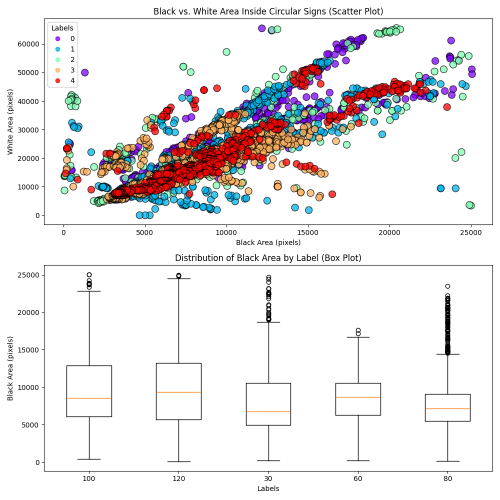
#> input picture src/black_white_scatter_boxplot.png, 1000 x 1000 px, given as the content of the folder :/Users/Blast/Desktop/Machine Learning/opecvtutorials/images, which was not available (shown at 1/2 size)
$ python shape_counter_V2.py
#> lines starting #> are read from the running program, lines starting #| are printed output that depends on the picture; after the words box and inside, x2 and y2 are one past the last pixel; in counts of white or black regions, pixels touching at a corner belong together; pictures that were not available may be replaced by others from this repository, and a replacement may not be noted
#> further down, img is the input picture: shape (1000, 1000, 3); mean B, G, R 234.6, 233.9, 236.6
import sys

import cv2
import os
import glob
import imutils

def shape_counter(img_path):
    # Initialize counters for each shape
#> called with img_path = '_only/black_white_scatter_boxplot.png'
    total_shapes = 0
    total_circles = 0
    total_squares = 0
    total_triangles = 0
    total_rectangles = 0

    # Load the input image
   # img_path = r'C:\Users\Blast\Desktop\Machine Learning\opecvtutorials\images\100sign.jpg'
    img = cv2.imread(img_path)

    # Convert the image to grayscale and blur to reduce noise
    gray = cv2.cvtColor(img, cv2.COLOR_BGR2GRAY)
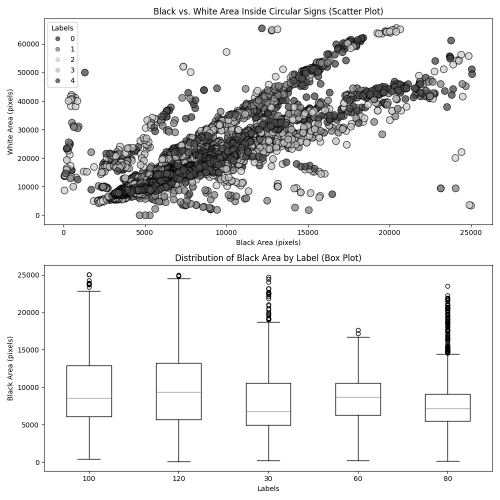
#> gray: shape (1000, 1000) (shown at 1/2 size); min 0, max 255, mean 234.8
    blurred = cv2.GaussianBlur(gray, (3, 3), 0)

    # Perform edge detection
    edged = cv2.Canny(blurred, 50, 100)
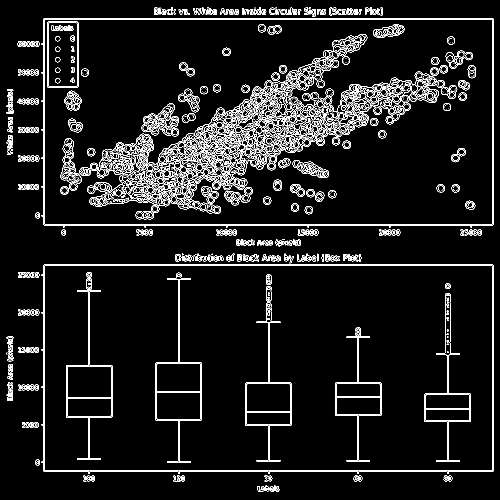
#> edged: shape (1000, 1000) (shown at 1/2 size); 6.7% white in thin lines or dots

    # Display original and edge-detected images
    #cv2.imshow('Original', img)

    # Find contours
    contours, hierarchy = cv2.findContours(edged, cv2.RETR_TREE, cv2.CHAIN_APPROX_SIMPLE)
#> contours = 2511 contours, 1567 with area under 20; largest, box (x1, y1, x2, y2) and area: (83, 36, 987, 455) 372301, (83, 529, 987, 948) 372283, (83, 36, 987, 455) 372275, (83, 529, 987, 948) 372261, (89, 531, 985, 942) 366950
    res_edged = imutils.resize(img, height=500)
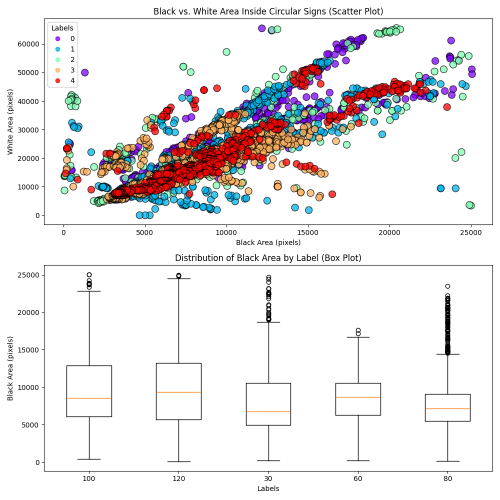
#> res_edged: shape (500, 500, 3); mean B, G, R 234.6, 233.9, 236.6
    cv2.imshow('Original', res_edged)

    # Colors for different shapes
    colors = {
        'Triangle': (0, 255, 255),  # Yellow
        'Square': (255, 0, 0),      # Blue
        'Circle': (0, 255, 0),      # Green
        'Rectangle': (255, 0, 255), # Magenta
        'Unknown': (0, 0, 255)      # Red
    }

    # Loop over each contour
    for i, c in enumerate(contours):
        # Ignore small contours (noise)
        if cv2.contourArea(c) < 50:
            continue

        # Approximate the contour to reduce vertices
        perimeter = cv2.arcLength(c, True)
        approx = cv2.approxPolyDP(c, 0.0004 * perimeter, True)

        # Initialize the shape type and contour color
        shape_type = "Unknown"
        color = colors['Unknown']

        # Classify shapes based on number of vertices
        if len(approx) == 3:
            shape_type = "Triangle"
            total_triangles += 1
            color = colors['Triangle']

        elif len(approx) > 4:
            # Check if the contour is a circle
            area = cv2.contourArea(c)
            radius = perimeter / (2 * 3.14159)
            circularity = area / (3.14159 * (radius ** 2))
            if 0.5 <= circularity <= 1.5:
                shape_type = "Circle"
                total_circles += 1
                color = colors['Circle']
        elif len(approx) == 4:
            # Check if the contour is a square or rectangle
            (x, y, w, h) = cv2.boundingRect(approx)
            aspect_ratio = w / float(h)
            if 0.95 <= aspect_ratio <= 1.05:
                shape_type = "Square"
                total_squares += 1
                color = colors['Square']
            else:
                shape_type = "Rectangle"
                total_rectangles += 1
                color = colors['Rectangle']


        # Draw the contour and label the shape
        cv2.drawContours(img, [c], -1, color, 2)
        x, y, w, h = cv2.boundingRect(c)  # Get the position to place the label
        cv2.putText(img, shape_type, (x, y - 10), cv2.FONT_HERSHEY_SIMPLEX, 0.5, color, 2)

        # Increment total shapes count
        total_shapes += 1
#> this loop made 2511 passes
#> (perimeter, shape_type, area, radius, circularity) on passes 1, 2, 3, 9, 10, 24, 25, 28, 29, 34, 35: (57.31, 'Unknown', 93, 9.12, 0.356), (75.94, 'Unknown', 85, 12.09, 0.185), (91.21, 'Unknown', 116.5, 14.52, 0.176), (32.49, 'Circle', 61, 5.17, 0.726), (31.31, 'Circle', 58, 4.98, 0.743), (96.43, 'Unknown', 80, 15.35, 0.108), (30.97, 'Circle', 68, 4.93, 0.891), (90.77, 'Unknown', 82, 14.45, 0.125), (30.97, 'Circle', 68, 4.93, 0.891), (31.31, 'Circle', 69, 4.98, 0.884), (31.31, 'Circle', 65, 4.98, 0.833)
#> (perimeter, aspect_ratio, shape_type, total_rectangles) on passes 164 to 165: (2610, 2.18, 'Rectangle', 1), (2607.7, 2.18, 'Rectangle', 2)
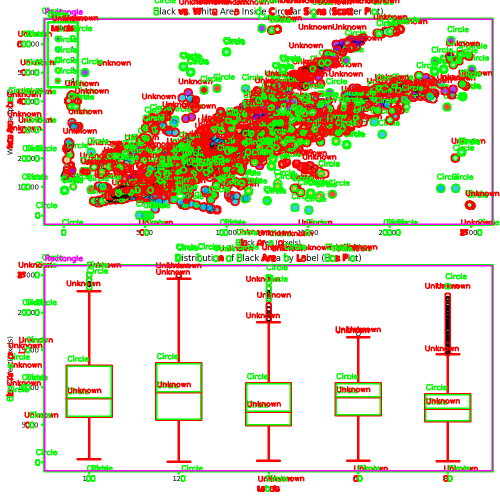
#> img: shape (1000, 1000, 3) (shown at 1/2 size); mean B, G, R 197.7, 220, 224.7
#> after the loop, total_circles = 457; total_rectangles = 4; total_shapes = 658; total_squares = 0; total_triangles = 0

    # Show the image with contours drawn and labeled
    res_img = imutils.resize(img, height=500)
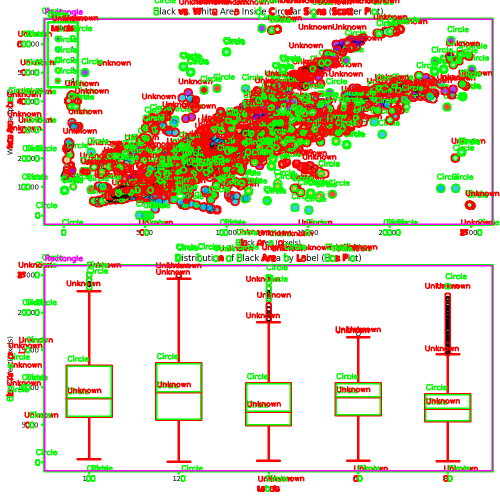
#> res_img: shape (500, 500, 3); mean B, G, R 197.7, 220, 224.8
    cv2.imshow('Classified Shapes', res_img)

    # Print total shapes found

    print()
    print("[INFO] Selected Image: {}".format(img_path))
    print()
    print("[INFO] Total shapes: {}".format(total_shapes))
#| [INFO] Total shapes: 658
    print("[INFO] Circles: {}".format(total_circles/2))
#| [INFO] Circles: 228.5
    print("[INFO] Squares: {}".format(total_squares))
#| [INFO] Squares: 0
    print("[INFO] Triangles: {}".format(total_triangles))
#| [INFO] Triangles: 0
    print("[INFO] Rectangles: {}".format(total_rectangles))
#| [INFO] Rectangles: 4

    k = cv2.waitKey(0) & 0xFF
#> (key q is pressed here)
    if k == ord("q") or k == 27:
        sys.exit()
#> (the program exits here)
